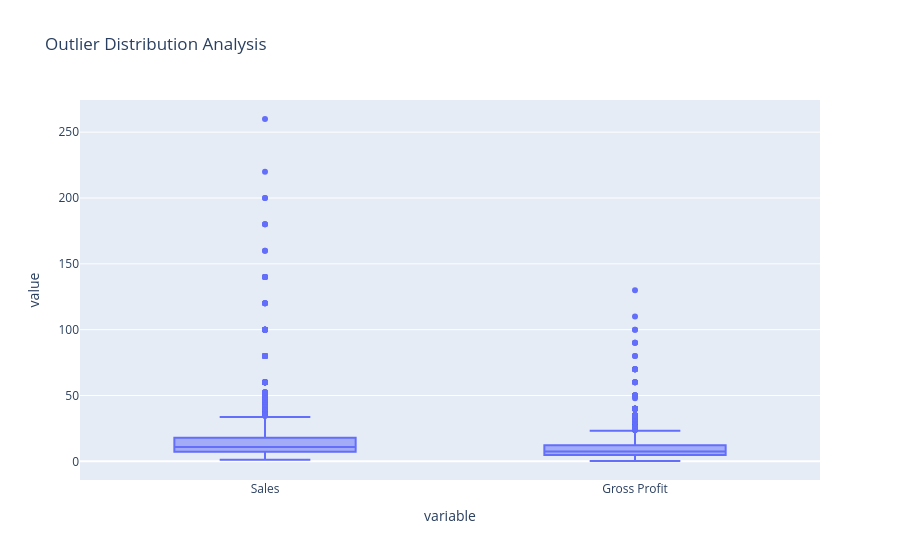

Here is the notebook cell this chart was saved with:
### Code cell
# Outlier Detection
print("\n" + "=" * 80)
print("OUTLIER DETECTION & ROBUSTNESS REVIEW")
print("=" * 80)

# Function to detect outliers using IQR
def detect_outliers_iqr(data, column):
    Q1 = data[column].quantile(0.25)
    Q3 = data[column].quantile(0.75)
    IQR = Q3 - Q1
    lower_bound = Q1 - 1.5 * IQR
    upper_bound = Q3 + 1.5 * IQR
    return data[(data[column] < lower_bound) | (data[column] > upper_bound)]

# Check for outliers in key variables
outlier_vars = ['Sales', 'Gross Profit', 'Gross Margin %']
outlier_summary = {}

for var in outlier_vars:
    outliers = detect_outliers_iqr(df_clean, var)
    outlier_summary[var] = len(outliers)
    print(f"\nOutliers in {var}: {len(outliers)} records ({len(outliers)/len(df_clean)*100:.2f}%)")
    if len(outliers) > 0:
        print(f"  Range: {outliers[var].min():.2f} to {outliers[var].max():.2f}")

# Z-score analysis
print("\n\nZ-Score Outlier Analysis (|z| > 3):")
for var in outlier_vars:
    z_scores = np.abs(stats.zscore(df_clean[var].dropna()))
    extreme_outliers = (z_scores > 3).sum()
    print(f"  {var}: {extreme_outliers} extreme outliers")

# Visualize outliers
fig = px.box(df_clean, y=['Sales', 'Gross Profit'], title='Outlier Distribution Analysis')
fig.show()

print("\nOutlier Assessment:")
print("Most outliers appear to be valid high-value transactions rather than errors.")

### Figure 1 — Plotly figure (JSON) as saved in the notebook; plotly's stock layout.template omitted (floating-point values rounded to 4 significant figures; data arrays with more than 128 entries replaced by an {"elided": "..."} marker saying what was removed)
{"data": [{"alignmentgroup": "True", "hovertemplate": "variable=%{x}<br>value=%{y}<extra></extra>", "legendgroup": "", "marker": {"color": "#636efa"}, "name": "", "notched": false, "offsetgroup": "", "orientation": "v", "showlegend": false, "type": "box", "x": {"elided": "20388 str values"}, "x0": " ", "xaxis": "x", "y": {"elided": "20388 float values"}, "y0": " ", "yaxis": "y"}], "layout": {"boxmode": "group", "legend": {"tracegroupgap": 0}, "title": {"text": "Outlier Distribution Analysis"}, "xaxis": {"anchor": "y", "domain": [0, 1], "title": {"text": "variable"}}, "yaxis": {"anchor": "x", "domain": [0, 1], "title": {"text": "value"}}}}
